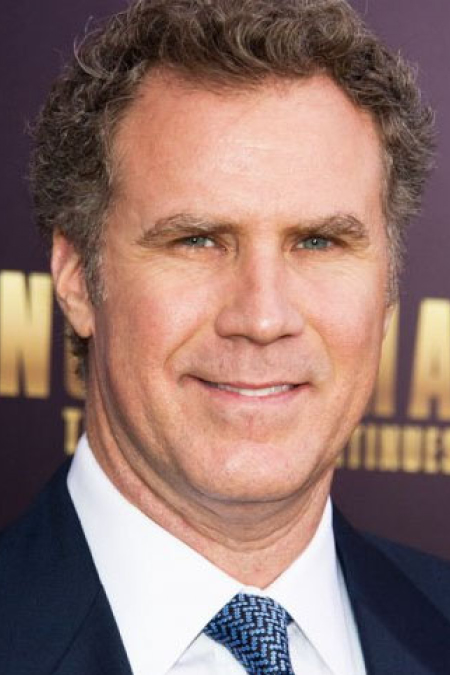
#> input picture test/w.jpg, 900 x 1350 px (shown at 1/2 size)
$ python hog.py   (older library calls are emulated)
#> lines starting #> are read from the running program, lines starting #| are printed output that depends on the picture
#importing required libraries
from skimage.io import imread, imshow
from skimage.transform import resize
from skimage.feature import hog
from skimage import exposure
import matplotlib.pyplot as plt
#reading the image
img = imread('w.jpg')
#> img is the input picture: shape (1350, 900, 3); mean R, G, B 146.9, 117.5, 110.4
#resizing image
resized_img = resize(img, (128,64))
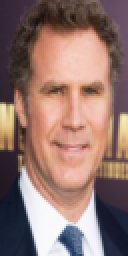
#> resized_img: shape (128, 64, 3) float64 (shown 2 times larger); mean R, G, B 0.576, 0.461, 0.433
#imshow(resized_img)
#print(resized_img.shape)

#creating hog features
fd, hog_image = hog(resized_img, orientations=9, pixels_per_cell=(8, 8), cells_per_block=(2, 2), visualize=True, multichannel=True)
#> fd = 3780 values, max 0.659 at index 3500, min 0 at index 3, mean 0.115

print(fd.shape)
#| (3780,)

fig, (ax1, ax2) = plt.subplots(1, 2, figsize=(16, 8), sharex=True, sharey=True)

ax1.imshow(resized_img, cmap=plt.cm.gray)
ax1.set_title('Input image')

# Rescale histogram for better display
hog_image_rescaled = exposure.rescale_intensity(hog_image, in_range=(0, 10))
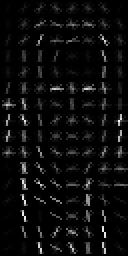
#> hog_image_rescaled: shape (128, 64) float64 (shown 2 times larger); min 0, max 0.0233, mean 0.00112; drawn with min black and max white

ax2.imshow(hog_image_rescaled, cmap=plt.cm.gray)
ax2.set_title('Histogram of Oriented Gradients')

plt.show()
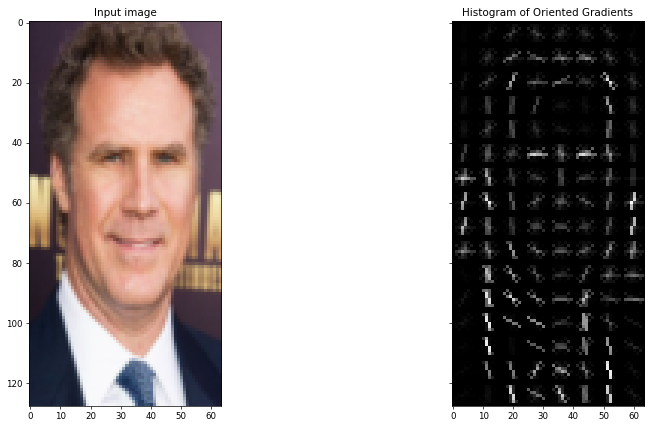
#> figure drawn by matplotlib, 2 panels

$ run again, with test/k.jpg copied over test/w.jpg
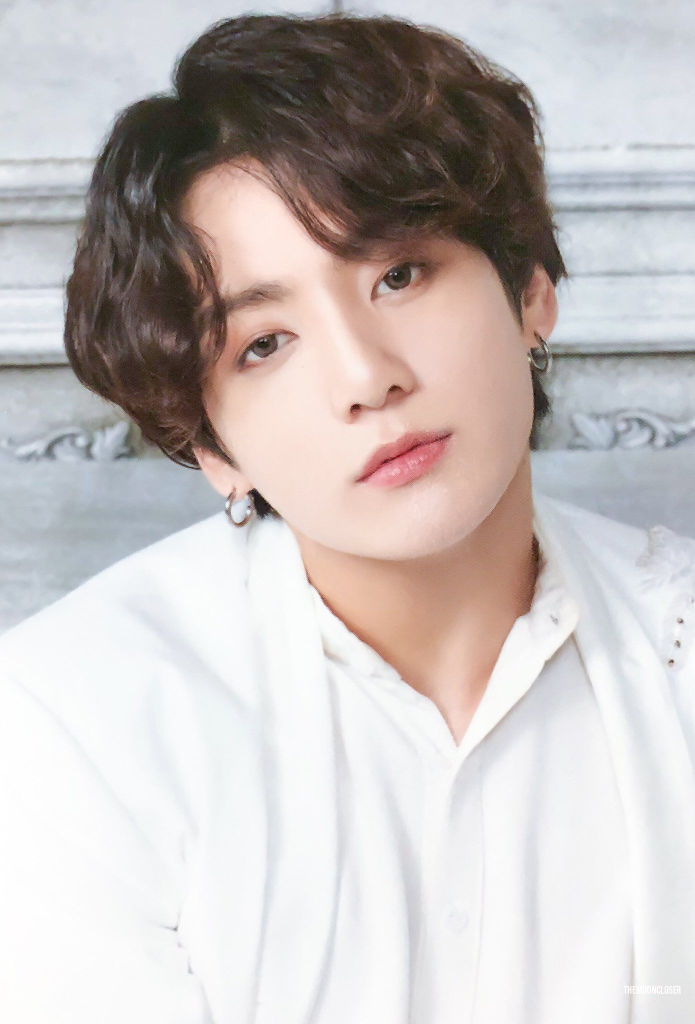
#> input picture test/k.jpg, 1390 x 2048 px (shown at 1/2 size)
#> img is the input picture: shape (2048, 1390, 3); mean R, G, B 198.8, 191.9, 190.6
#> `resized_img = resize(img, (128,64))`:
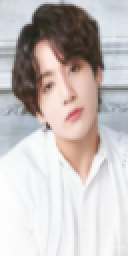
#> resized_img: shape (128, 64, 3) float64 (shown 2 times larger); mean R, G, B 0.779, 0.753, 0.747
#> fd = 3780 values, max 0.516 at index 241, min 0 at index 119, mean 0.114
#| (3780,)
#> `plt.show()`:
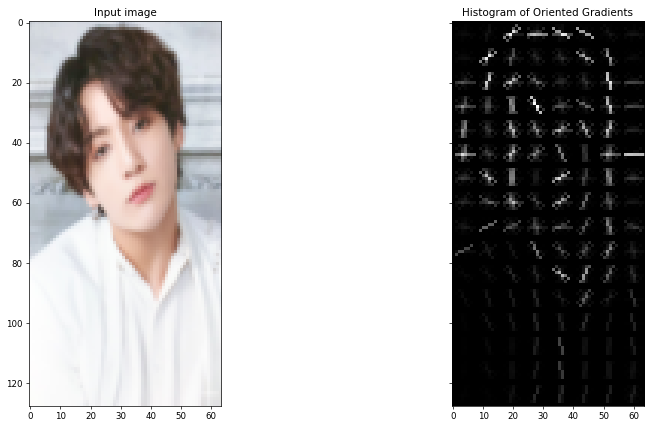
#> figure drawn by matplotlib, 2 panels

$ run again, with test/m.jpg copied over test/w.jpg
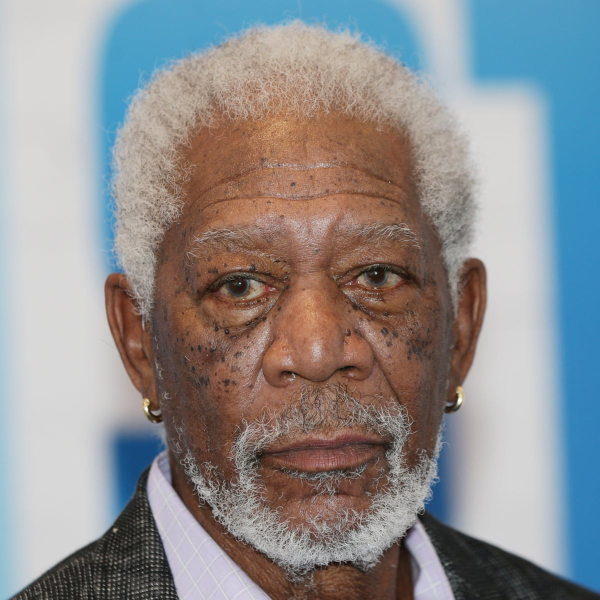
#> input picture test/m.jpg, 1200 x 1200 px (shown at 1/2 size)
#> img is the input picture: shape (1200, 1200, 3); mean R, G, B 142.7, 142, 143.4
#> `resized_img = resize(img, (128,64))`:
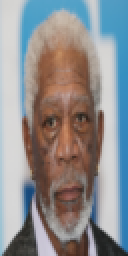
#> resized_img: shape (128, 64, 3) float64 (shown 2 times larger); mean R, G, B 0.56, 0.557, 0.562
#> fd = 3780 values, max 0.591 at index 2033, min 0 at index 5, mean 0.109
#| (3780,)
#> `plt.show()`:
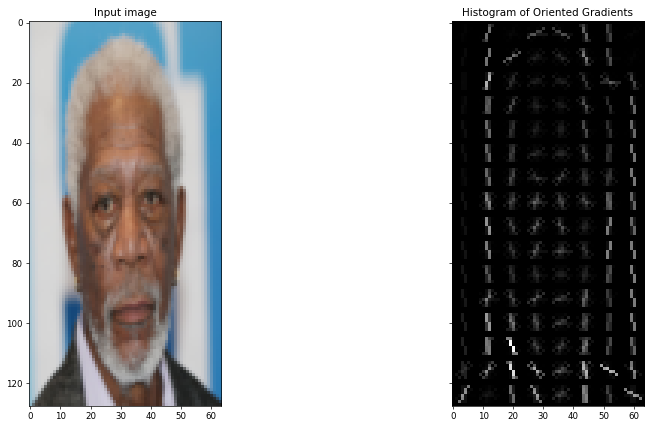
#> figure drawn by matplotlib, 2 panels
